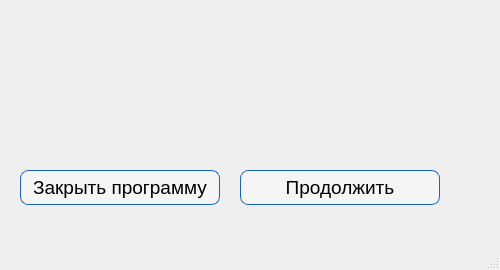
<?xml version="1.0" encoding="UTF-8"?>
<ui version="4.0">
 <class>MainWindow</class>
 <widget class="QMainWindow" name="MainWindow">
  <property name="geometry">
   <rect>
    <x>0</x>
    <y>0</y>
    <width>500</width>
    <height>270</height>
   </rect>
  </property>
  <property name="sizePolicy">
   <sizepolicy hsizetype="Maximum" vsizetype="Minimum">
    <horstretch>0</horstretch>
    <verstretch>0</verstretch>
   </sizepolicy>
  </property>
  <property name="windowTitle">
   <string>Результат</string>
  </property>
  <property name="styleSheet">
   <string notr="true"/>
  </property>
  <widget class="QWidget" name="centralwidget">
   <widget class="QLabel" name="time_p">
    <property name="geometry">
     <rect>
      <x>20</x>
      <y>10</y>
      <width>281</width>
      <height>31</height>
     </rect>
    </property>
    <property name="font">
     <font>
      <family>Tahoma</family>
      <pointsize>14</pointsize>
     </font>
    </property>
    <property name="text">
     <string/>
    </property>
   </widget>
   <widget class="QLabel" name="written">
    <property name="geometry">
     <rect>
      <x>20</x>
      <y>50</y>
      <width>281</width>
      <height>31</height>
     </rect>
    </property>
    <property name="font">
     <font>
      <family>Tahoma</family>
      <pointsize>14</pointsize>
     </font>
    </property>
    <property name="text">
     <string/>
    </property>
   </widget>
   <widget class="QLabel" name="wrongs">
    <property name="geometry">
     <rect>
      <x>20</x>
      <y>90</y>
      <width>281</width>
      <height>31</height>
     </rect>
    </property>
    <property name="font">
     <font>
      <family>Tahoma</family>
      <pointsize>14</pointsize>
     </font>
    </property>
    <property name="text">
     <string/>
    </property>
   </widget>
   <widget class="QLabel" name="v">
    <property name="geometry">
     <rect>
      <x>20</x>
      <y>130</y>
      <width>281</width>
      <height>31</height>
     </rect>
    </property>
    <property name="font">
     <font>
      <family>Tahoma</family>
      <pointsize>14</pointsize>
     </font>
    </property>
    <property name="text">
     <string/>
    </property>
   </widget>
   <widget class="QPushButton" name="btn_finish">
    <property name="geometry">
     <rect>
      <x>20</x>
      <y>170</y>
      <width>200</width>
      <height>35</height>
     </rect>
    </property>
    <property name="font">
     <font>
      <family>Tahoma</family>
      <pointsize>14</pointsize>
     </font>
    </property>
    <property name="styleSheet">
     <string notr="true">background-color: rgba(255,255,255,100);border: 1px solid #1565C0;border-radius: 8px;</string>
    </property>
    <property name="text">
     <string>Закрыть программу</string>
    </property>
   </widget>
   <widget class="QPushButton" name="btn_continue">
    <property name="geometry">
     <rect>
      <x>240</x>
      <y>170</y>
      <width>200</width>
      <height>35</height>
     </rect>
    </property>
    <property name="sizePolicy">
     <sizepolicy hsizetype="Fixed" vsizetype="Fixed">
      <horstretch>0</horstretch>
      <verstretch>0</verstretch>
     </sizepolicy>
    </property>
    <property name="font">
     <font>
      <family>Tahoma</family>
      <pointsize>14</pointsize>
     </font>
    </property>
    <property name="styleSheet">
     <string notr="true">background-color: rgba(255,255,255,100);border: 1px solid #1565C0;border-radius: 8px;</string>
    </property>
    <property name="text">
     <string>Продолжить</string>
    </property>
   </widget>
  </widget>
  <widget class="QMenuBar" name="menubar">
   <property name="geometry">
    <rect>
     <x>0</x>
     <y>0</y>
     <width>500</width>
     <height>21</height>
    </rect>
   </property>
  </widget>
  <widget class="QStatusBar" name="statusbar"/>
 </widget>
 <resources/>
 <connections/>
</ui>
